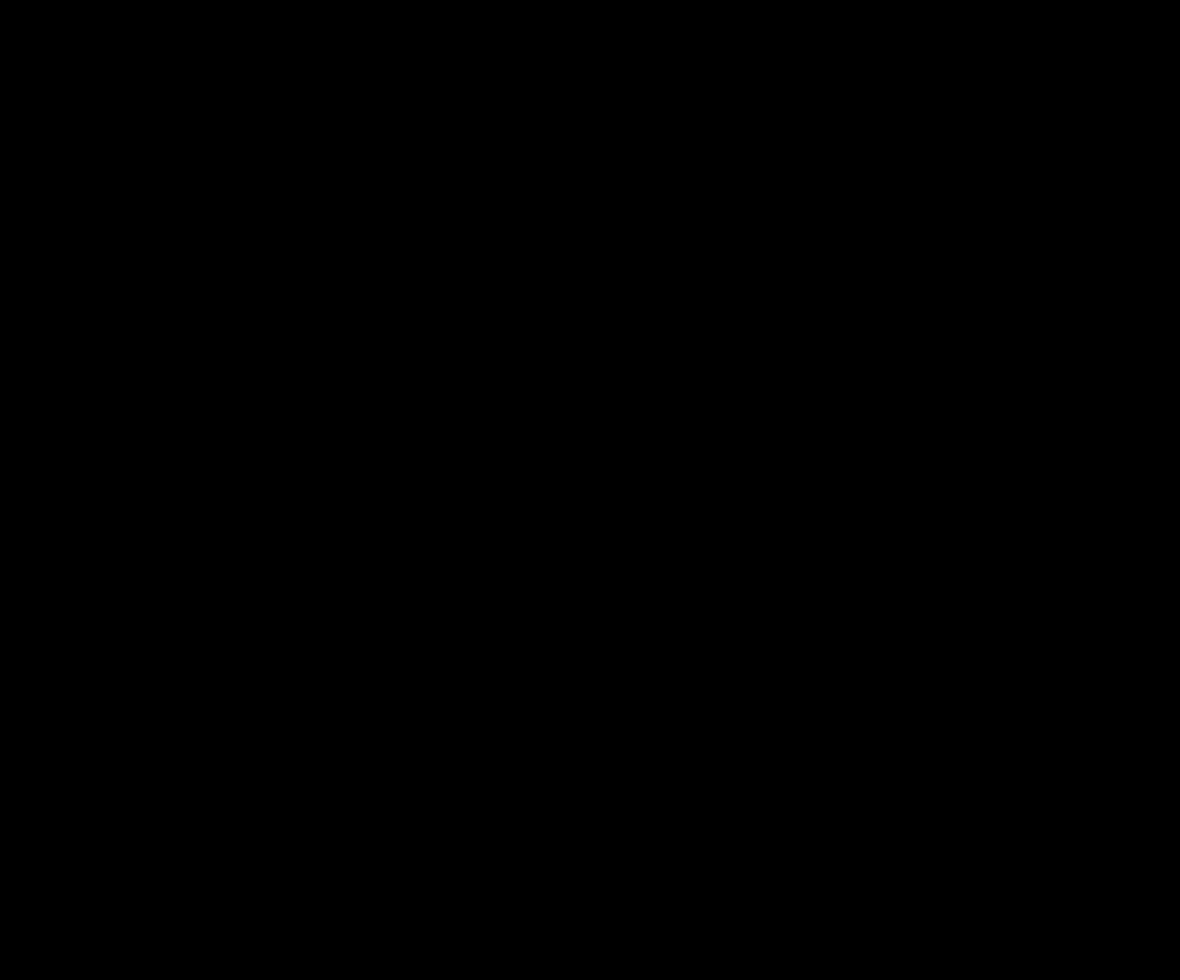
Frame 1 (no input)
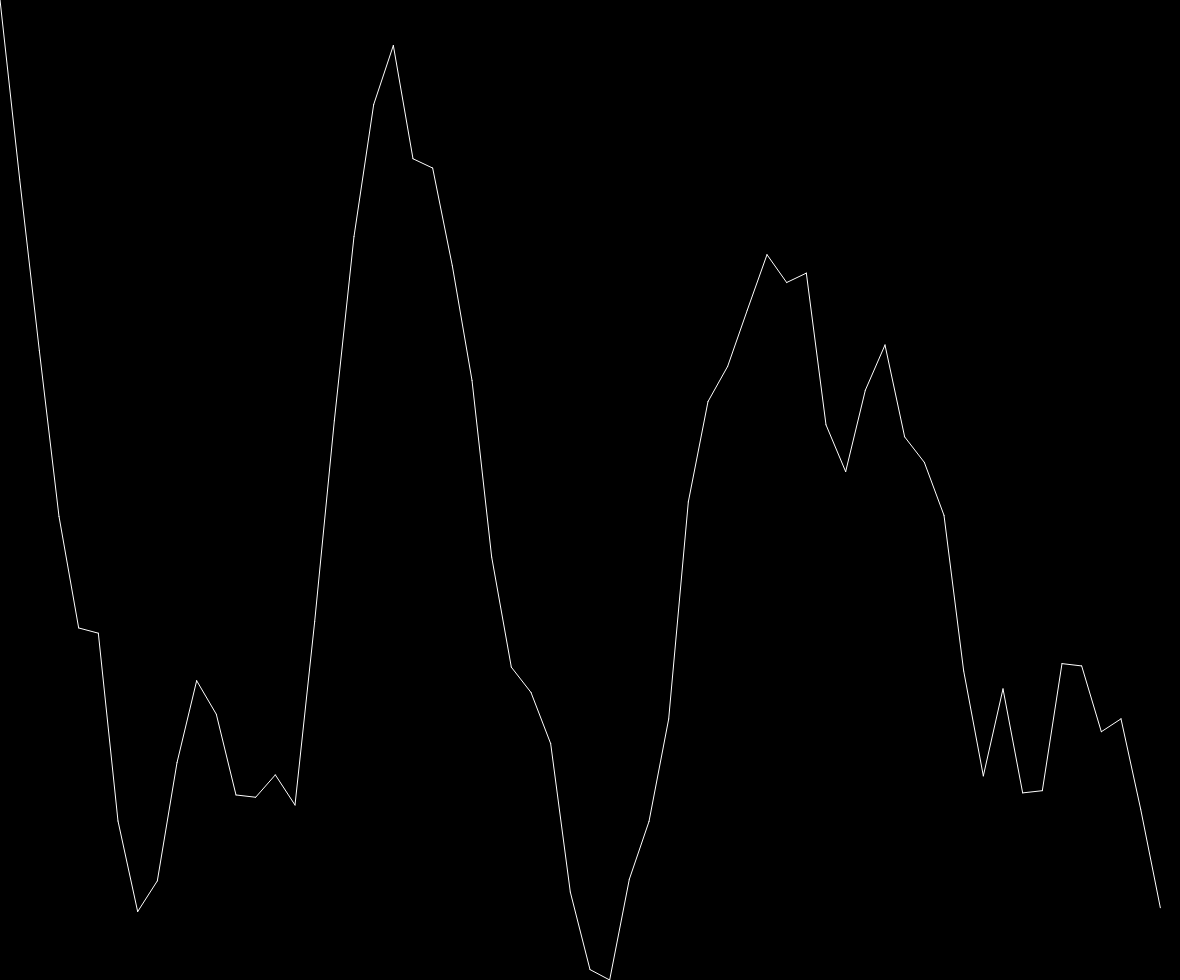
Frame 60 (no input)
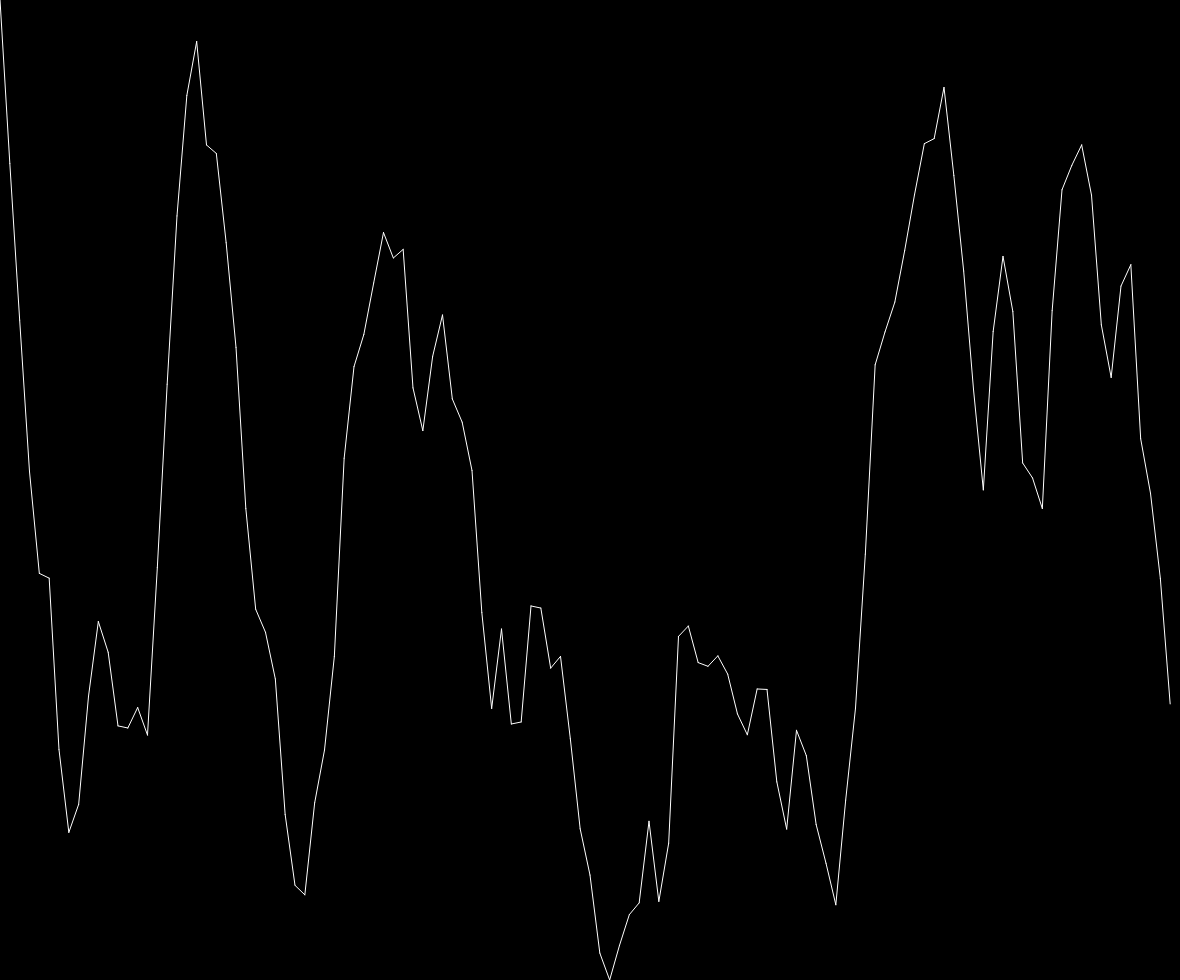
Frame 120 (the mouse pressed at the canvas centre since frame 60)

The p5.js sketch that drew these frames (run headless with seeded random() and noise() and a simulated clock; from frame 60 on, the mouse is pressed at the canvas centre):

// p5.js sketch
// ── sketch.js
let listPos = 0,
    points = [],
    totalPoints = [];
let minm, maxm;

function setup() {
  createCanvas(windowWidth - 20, windowHeight - 20);
  for (let i = 0; i < 500; i += 1) {
    totalPoints.push((noise(i / 10) * 200) - 100);
  }
  stroke(255);
}

function draw() {
  if (listPos > totalPoints.length - 1) {
    noLoop();
  }

  minm = small(points);
  maxm = big(points);

  background(0);
  points.push(totalPoints[listPos]);
  listPos++;

  for (let i = 0; i < points.length; i++) {
    line((width / points.length) * i, (height) - map(points[i], minm, maxm, 0, height), (width / points.length) * (i - 1), (height) - map(points[i - 1], minm, maxm, 0, height));
  }
}

function small(list) {
  smal = Infinity;
  for (let i = 0; i < list.length; i++) {
    smal = min(smal, list[i]);
  }

  return smal;
}

function big(list) {
  bigg = -Infinity;
  for (let i = 0; i < list.length; i++) {
    bigg = max(bigg, list[i]);
  }

  return bigg;
}
